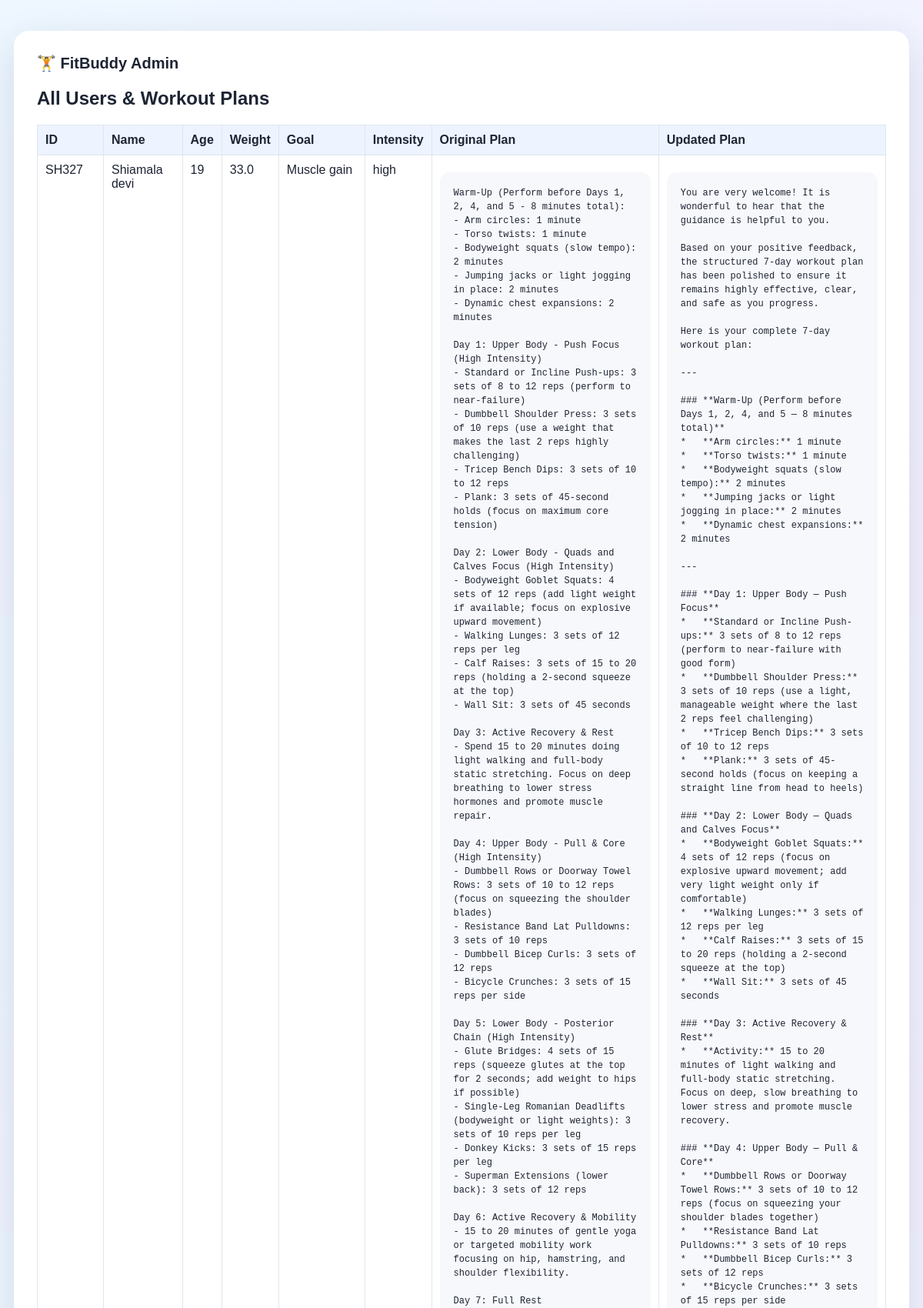
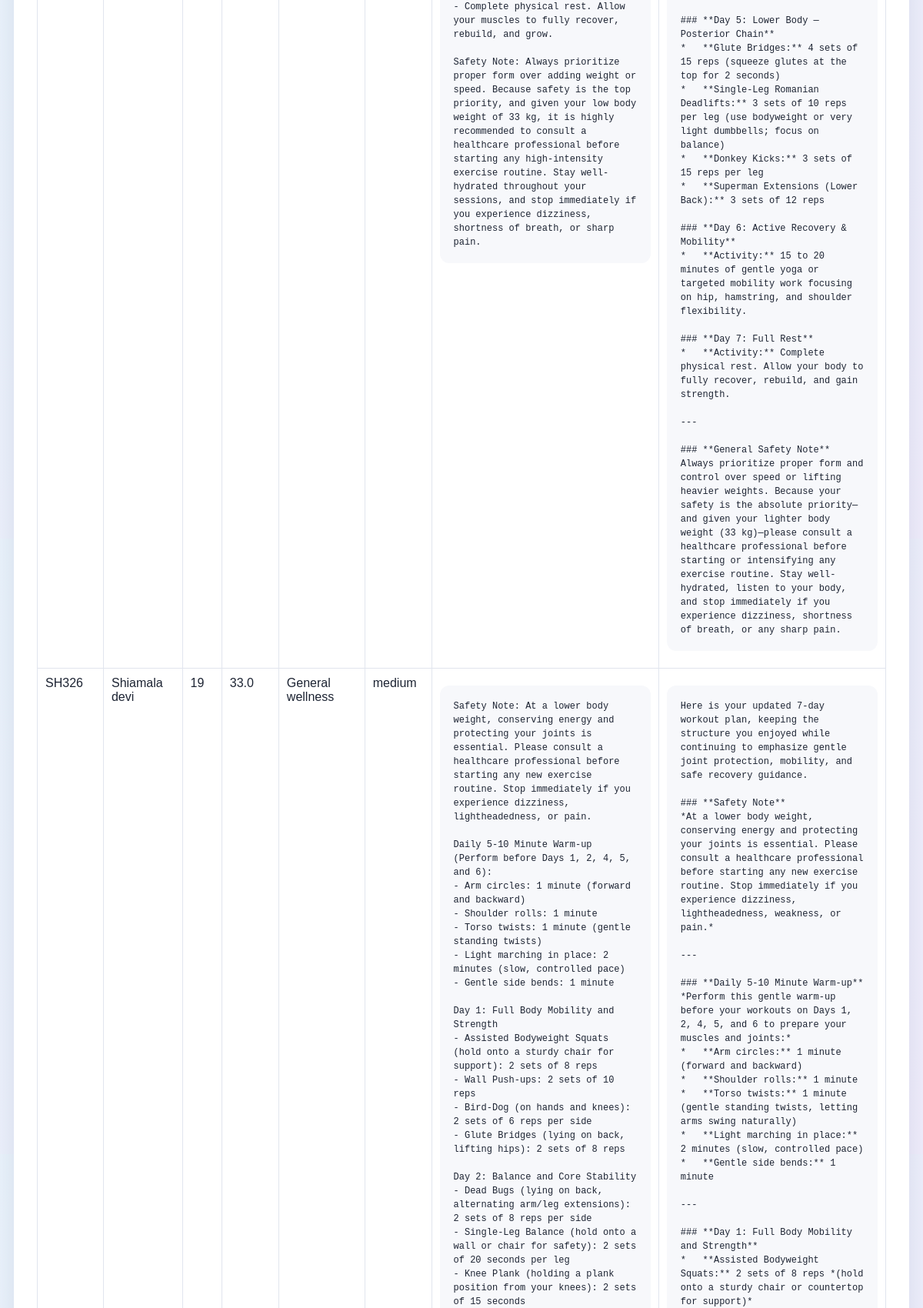
Screenshot of /view-all-users (upper part) with the database file from the repository (2 pictures, top to bottom).
### FitBuddy /app/database.py (models this page shows)
class User(Base):
    __tablename__ = "users"
    id = Column(Integer, primary_key=True, index=True)
    user_id = Column(String(100), unique=True, index=True, nullable=False)
    username = Column(String(100), nullable=False)
    age = Column(Integer, nullable=False)
    weight = Column(Float, nullable=False)
    goal = Column(String(100), nullable=False)
    intensity = Column(String(30), nullable=False)

class WorkoutPlan(Base):
    __tablename__ = "workout_plans"
    id = Column(Integer, primary_key=True, index=True)
    user_id = Column(String(100), unique=True, index=True, nullable=False)
    original_plan = Column(Text, nullable=False)
    updated_plan = Column(Text, nullable=True)
    nutrition_tip = Column(Text, nullable=True)
    feedback = Column(Text, nullable=True)

### FitBuddy /app/routes.py (the view)
@router.get("/view-all-users", response_class=HTMLResponse)
def view_all_users(request: Request):
    return templates.TemplateResponse(request=request, name="all_users.html",
        context={"records": get_all_records()})

### FitBuddy /app/templates/all_users.html
<!doctype html>
<html><head><meta charset="utf-8"><meta name="viewport" content="width=device-width,initial-scale=1">
<title>FitBuddy Admin</title><link rel="stylesheet" href="/static/style.css"></head>
<body><main class="page"><section class="wide-card">
<div class="brand">🏋️ FitBuddy Admin</div><h1>All Users & Workout Plans</h1>
<div class="table-wrap"><table><thead><tr><th>ID</th><th>Name</th><th>Age</th><th>Weight</th><th>Goal</th><th>Intensity</th><th>Original Plan</th><th>Updated Plan</th></tr></thead>
<tbody>{% for user, plan in records %}<tr><td>{{user.user_id}}</td><td>{{user.username}}</td><td>{{user.age}}</td>
<td>{{user.weight}}</td><td>{{user.goal}}</td><td>{{user.intensity}}</td>
<td><pre>{{plan.original_plan if plan else ""}}</pre></td><td><pre>{{plan.updated_plan if plan and plan.updated_plan else "Not updated"}}</pre></td></tr>
{% else %}<tr><td colspan="8">No users yet.</td></tr>{% endfor %}</tbody></table></div>
<p><a href="/">← Back to Home</a></p></section></main></body></html>

### FitBuddy /app/static/style.css (style rules this page uses)
* { box-sizing:border-box }
body { margin:0;font-family:Arial,sans-serif;background:linear-gradient(135deg,#eef7ff,#f4f1ff);color:#1d2433 }
.page { min-height:100vh;padding:40px 18px;display:flex;justify-content:center }
.card,.wide-card { width:min(680px,100%);background:#fff;padding:30px;border-radius:20px;box-shadow:0 18px 55px rgba(30,40,80,.14) }
.wide-card { width:min(1200px,100%) }
.brand { font-weight:800;font-size:20px }
pre { white-space:pre-wrap;word-wrap:break-word;background:#f7f8fb;border-radius:12px;padding:18px;line-height:1.5 }
.table-wrap { overflow-x:auto }
table { width:100%;border-collapse:collapse;min-width:1000px }
th,td { border:1px solid #e1e5ee;padding:10px;vertical-align:top;text-align:left }
th { background:#eef4ff }
td pre { max-width:430px;font-size:12px }

### rows the page displays
User: user_id "SH327", username "Shiamala devi", age "19", weight "33.0", goal "Muscle gain", intensity "high", original_plan "Warm-Up (Perform before Days 1, 2, 4, and 5 - 8 minutes total): - Arm circles: 1 minute - Torso twists: 1 minute - Bodyweight squats (slow tempo): 2 minutes - Jumping jacks or light jogging in place: 2 minutes - Dynamic chest expansions: 2 minutes Day 1: Upper Body - Push Focus (High Intensity) - Standard or Incline Push-ups: 3 sets of 8 to 12 reps (perform to near-failure) - Dumbbell Shoulder Press: 3 sets of 10 reps (use a weight that makes the last 2 reps highly challenging) - Tricep Bench Dips: 3 sets of 10 to 12 reps - Plank: 3 sets of 45-second holds (focus on maximum core tension) Day 2: Lower Body - Quads and Calves Focus (High Intensity) - Bodyweight Goblet Squats: 4 sets of 12…", updated_plan "You are very welcome! It is wonderful to hear that the guidance is helpful to you. Based on your positive feedback, the structured 7-day workout plan has been polished to ensure it remains highly effective, clear, and safe as you progress. Here is your complete 7-day workout plan: --- ### **Warm-Up (Perform before Days 1, 2, 4, and 5 — 8 minutes total)** * **Arm circles:** 1 minute * **Torso twists:** 1 minute * **Bodyweight squats (slow tempo):** 2 minutes * **Jumping jacks or light jogging in place:** 2 minutes * **Dynamic chest expansions:** 2 minutes --- ### **Day 1: Upper Body — Push Focus** * **Standard or Incline Push-ups:** 3 sets of 8 to 12 reps (perform to near-failure with good…"
User: user_id "SH326", username "Shiamala devi", age "19", weight "33.0", goal "General wellness", intensity "medium"
